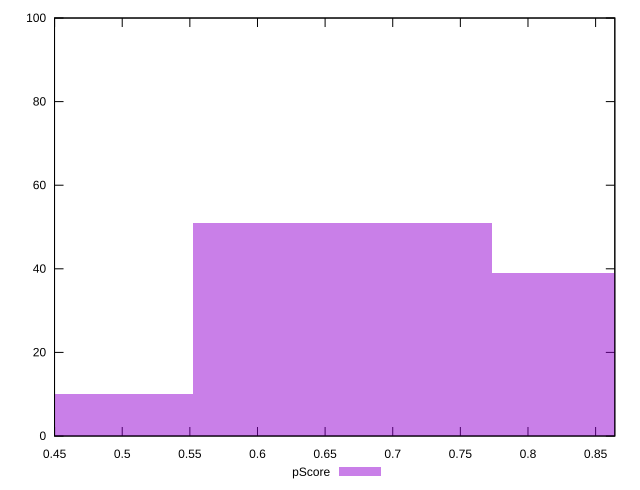

Here is the gnuplot script that generated this plot:
reset

$pScore <<EOF
0.6628841185601264 51
0.44192274570675094 10
0.8838454914135019 39
EOF

set key outside below
set boxwidth 0.22096137285337547
set xrange [0.4499498789285023:0.8642062140396136]
set yrange [0:100]
set trange [0:100]
set style fill transparent solid 0.5 noborder
set terminal svg size 640, 490 enhanced background rgb 'white'
set output "report_00015_2021-02-09T16-11-33.973Z/first-contentful-paint/samples/pages/pScore/histogram.svg"

plot $pScore title "pScore" with boxes

reset
